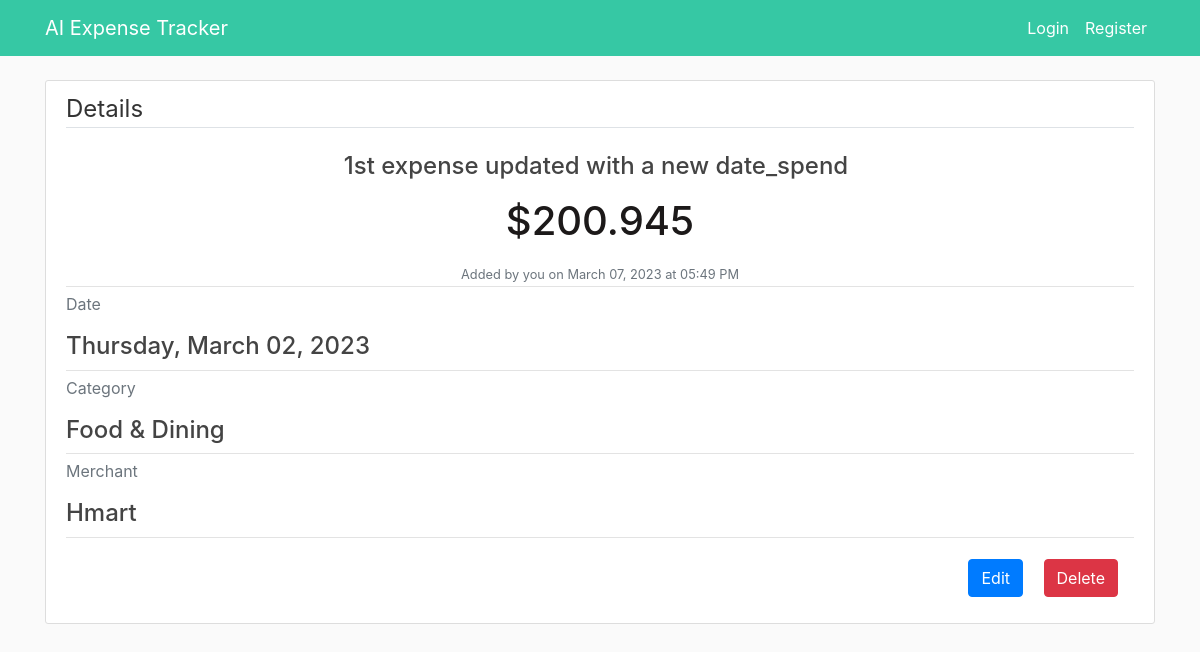
The app's page /expense/1 with its own data.
### app/models.py (models this page shows, shortened)
class Expense(db.Model):
    id = db.Column(db.Integer, primary_key=True)
    title = db.Column(db.String(150), nullable=False)
    amount = db.Column(db.Numeric(precision=8, asdecimal=False,
                       decimal_return_scale=2), nullable=False)
    date_spend = db.Column(db.DateTime, nullable=False)
    category = db.Column(db.String(20), nullable=False)
    merchant = db.Column(db.String(30), nullable=False)
    user_id = db.Column(db.Integer, db.ForeignKey('user.id'), nullable=False)
    date_posted = db.Column(db.DateTime, nullable=False)

### app/routes.py (the view)
@app.route("/expense/<int:expense_id>")
def expense(expense_id):
    expense = Expense.query.get_or_404(expense_id)
    return render_template('expense.html', title=expense.title, expense=expense)

### app/templates/expense.html (shortened to what this page needs)
{% extends "layout.html" %}
{% block content %}
<article class="media content-section">
    <div class="media-body">
        <legend class="border-bottom mb-4">Details</legend>
        <div class="article-metadata text-center">
            <h4 class="article-content mr-2">{{ expense.title }}</h4>
            <h1 class="article-content m-3">${{ expense.amount }}</h1>
            <small class="text-muted">Added by you on {{ expense.date_posted.strftime("%B %d, %Y at %I:%M %p") }}</small>
        </div>
        <div class="article-metadata">
            <p class="text-muted">Date</p>
            <h4 class="article-content">{{ expense.date_spend.strftime("%A, %B %d, %Y") }}</h4>
        </div>
        <div class="article-metadata">
            <p class="text-muted">Category</p>
            <h4 class="article-content">{{ expense.category }}</h4>
        </div>
        <div class="article-metadata">
            <p class="text-muted">Merchant</p>
            <h4 class="article-content">{{ expense.merchant }}</h4>
        </div>
        <div class="float-right">
            <a class="btn btn-primary mt-3 mb-3" href="{{ url_for('expense_update', expense_id=expense.id) }}">Edit</a>
            <button type="button" class="btn btn-danger btn-medium m-3" data-toggle="modal" data-target="#deleteModal">Delete</button>
        </div>
        </div>
  </article>
{% endblock content %}

### app/static/main.css (style rules this page uses)
body { background: #fafafa; color: #333333; margin-top: 5rem; }
h2, h3, h4, h5, h6 { color: #444444; }
h1 { color: #1c1919; }
.content-section { background: #ffffff; padding: 10px 20px; border: 1px solid #dddddd; border-radius: 3px; margin-top: 50px; margin-bottom: 20px; }
.article-content { white-space: pre-line; }
.article-metadata { padding-bottom: 1px; margin-bottom: 5px; border-bottom: 1px solid #e3e3e3 }
.text-center { text-align: center; }

### records on screen
Expense: title "1st expense updated with a new date_spend", amount "200.945", date_posted "March 07, 2023 at 05:49 PM", date_spend "Thursday, March 02, 2023", category "Food & Dining", merchant "Hmart"
